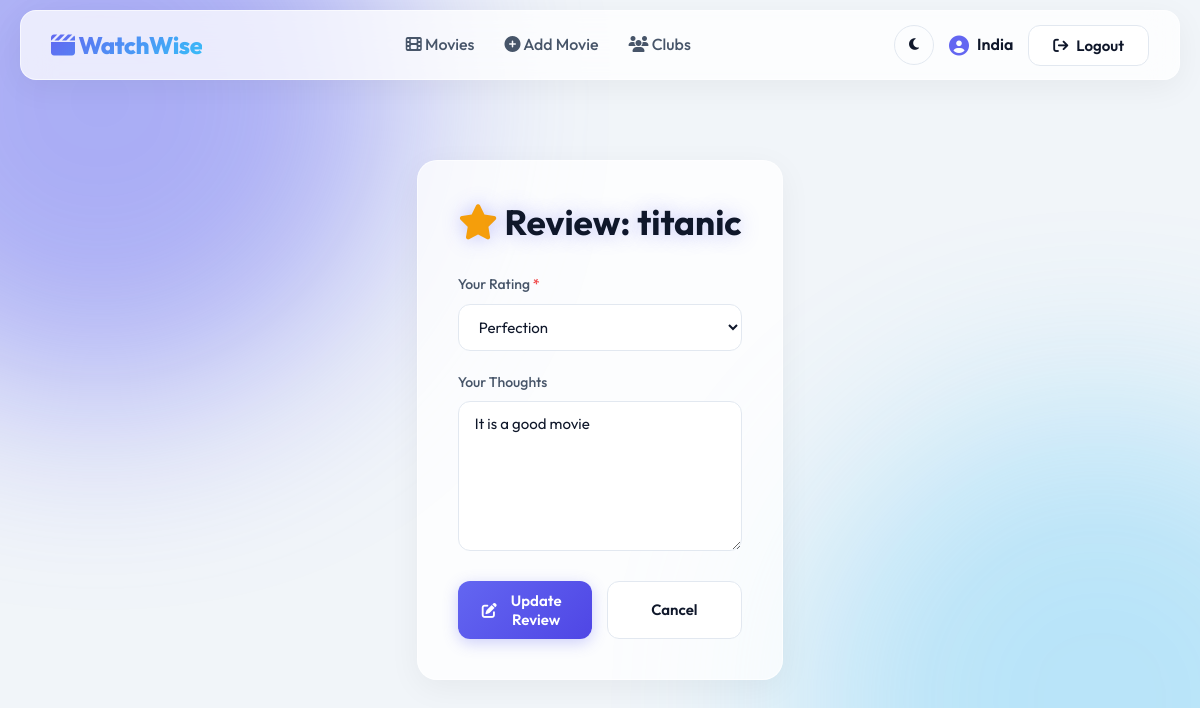
Screenshot of /reviews/movie/24/ (signed in) with the database file from the repository.
### movies/models.py (models this page shows, shortened)
class Movie(models.Model):
    title = models.CharField(max_length=255)
    overview = models.TextField()
    release_year = models.PositiveIntegerField()
    language = models.CharField(max_length=50)
    tmdb_id = models.PositiveIntegerField(unique=True, null=True, blank=True)
    genres = models.ManyToManyField(
        Genre,
        related_name="movies",
        blank=True
    )
    poster = models.URLField(
    blank=True,
    null=True
)
    duration_minutes = models.PositiveIntegerField(
        help_text="Duration in minutes",
        null=True,
        blank=True
    )
    created_by = models.ForeignKey(
        User,
        on_delete=models.SET_NULL,
        null=True,
        blank=True,
        related_name="movies"
    )
    created_at = models.DateTimeField(auto_now_add=True)
    class Meta:
        unique_together = ("title", "release_year")
        ordering = ["-created_at"]
        indexes = [
            models.Index(fields=["title"]),
            models.Index(fields=["release_year"]),
        ]

### reviews/models.py (models this page shows, shortened)
class Review(models.Model):
    SKIP = 1
    TIMEPASS = 2
    GO_FOR_IT = 3
    MUST_WATCH = 4
    PERFECTION = 5
    RATING_CHOICES = [
        (SKIP, "Skip"),
        (TIMEPASS, "Time Pass"),
        (GO_FOR_IT, "Go For It"),
        (MUST_WATCH, "Must Watch"),
        (PERFECTION, "Perfection"),
    ]
    user = models.ForeignKey(
        User,
        on_delete=models.CASCADE,
        related_name="reviews"
    )
    movie = models.ForeignKey(
        Movie,
        on_delete=models.CASCADE,
        related_name="reviews"
    )
    rating = models.PositiveSmallIntegerField(
        choices=RATING_CHOICES
    )
    review_text = models.TextField(blank=True)
    created_at = models.DateTimeField(auto_now_add=True)
    updated_at = models.DateTimeField(auto_now=True)
    class Meta:
        unique_together = ("user", "movie")
        ordering = ["-created_at"]

### reviews/views.py (the view, shortened to what this page needs)
# urls.py: path("movie/<int:movie_id>/", views.add_or_update_review, name="add_or_update"),
@login_required
def add_or_update_review(request, movie_id):
    movie = get_object_or_404(Movie, id=movie_id)
    review = Review.objects.filter(
        user=request.user,
        movie=movie
    ).first()
    context = {
        "movie": movie,
        "review": review,
        "rating_choices": Review.RATING_CHOICES,
    }
    return render(request, "reviews/review_form.html", context)

### templates/reviews/review_form.html (shortened to what this page needs)
{% extends "base.html" %}
{% block content %}
<div class="glass-panel animate-fade-in" style="max-width: 700px; margin: 50px auto; padding: 40px;">
  <div style="text-align: center; margin-bottom: 30px;">
    <h2 class="title-glow"><i class="fa-solid fa-star" style="color: #f59e0b;"></i> Review: {{ movie.title }}</h2>
  </div>
  <form method="post">
    <div class="input-group">
      <label for="rating">Your Rating <span style="color: var(--danger);">*</span></label>
      <select name="rating" id="rating" class="modern-input" required>
        {% for value, label in rating_choices %}
          <option value="{{ value }}"
            {% if review and review.rating == value %}selected{% endif %}>
            {{ label }}
          </option>
        {% endfor %}
      </select>
    </div>
    <div class="input-group">
      <label for="review_text">Your Thoughts</label>
      <textarea
        name="review_text"
        id="review_text"
        class="modern-input"
        placeholder="Share your thoughts about the movie..."
        style="min-height: 150px;"
      >{{ review.review_text|default_if_none:'' }}</textarea>
    </div>
    <div style="display: flex; gap: 15px; margin-top: 30px;">
      <button type="submit" class="btn btn-primary" style="flex: 1;">
        {% if review %}
          <i class="fa-solid fa-pen-to-square"></i> Update Review
        {% else %}
          <i class="fa-solid fa-paper-plane"></i> Submit Review
        {% endif %}
      </button>
      <a href="{% url 'movies:detail' movie.id %}" class="btn btn-secondary" style="flex: 1; text-align: center;">
        Cancel
      </a>
    </div>
  </form>
</div>
{% endblock %}

### templates/base.html (shortened to what this page needs)
{% load static %}
<!DOCTYPE html>
<html lang="en" data-theme="light">
<head>
  <link rel="stylesheet" href="https://cdnjs.cloudflare.com/ajax/libs/font-awesome/6.4.0/css/all.min.css">
  <link rel="stylesheet" href="{% static 'css/style.css' %}">
</head>
<body>
  <nav class="glass-nav">
    <a href="{% url 'movies:list' %}" style="text-decoration:none;">
      <span class="brand-name"><i class="fa-solid fa-clapperboard"></i> WatchWise</span>
    </a>
    <ul class="nav-links">
      <li><a href="{% url 'movies:list' %}"><i class="fa-solid fa-film"></i> Movies</a></li>
      {% if user.is_authenticated %}
        <li><a href="{% url 'movies:add_movie' %}"><i class="fa-solid fa-plus-circle"></i> Add Movie</a></li>
        <li><a href="{% url 'groups:list' %}"><i class="fa-solid fa-users"></i> Clubs</a></li>
      {% endif %}
    </ul>
    <div class="nav-right">
      <button class="theme-toggle" id="theme-toggle" aria-label="Toggle Dark Mode" title="Toggle Dark/Light Mode">
        <i class="fa-solid fa-moon"></i>
      </button>
      {% if user.is_authenticated %}
        <a href="{% url 'accounts:profile' %}" class="nav-user">
          <i class="fa-solid fa-circle-user fa-lg"></i> {{ user.username }}
        </a>
        <form action="{% url 'logout' %}" method="post" style="display:inline;">
          <button type="submit" class="btn btn-secondary"><i class="fa-solid fa-arrow-right-from-bracket"></i> Logout</button>
        </form>
      {% else %}
        <a href="{% url 'login' %}" class="btn btn-secondary">Login</a>
      {% endif %}
    </div>
  </nav>
  <main class="container animate-fade-in">
    {% block content %}
    {% endblock %}
  </main>
</body>
</html>

### static/css/style.css (style rules this page uses)
:root { --bg-primary: #f1f5f9; --bg-secondary: #ffffff; --text-primary: #0f172a; --text-secondary: #475569; --text-muted: #94a3b8; --accent: #6366f1; --accent-hover: #4f46e5; --danger: #ef4444; --success: #10b981; --border: #e2e8f0; --glass-bg: rgba(255, 255, 255, 0.75); --glass-border: rgba(255, 255, 255, 0.6); --glass-shadow: 0 8px 32px rgba(0, 0, 0, 0.05); }
* { margin: 0; padding: 0; box-sizing: border-box; }
body { font-family: 'Outfit', sans-serif; background-color: var(--bg-primary); color: var(--text-primary); line-height: 1.6; min-height: 100vh; display: flex; flex-direction: column; transition: background-color 0.3s ease, color 0.3s ease; overflow-x: hidden; }
body::before, body::after { content: ''; position: fixed; width: 600px; height: 600px; border-radius: 50%; filter: blur(100px); z-index: -1; opacity: 0.5; pointer-events: none; transition: opacity 0.5s ease; }
body::before { background: var(--accent); top: -200px; left: -200px; }
body::after { background: #38bdf8; bottom: -200px; right: -200px; opacity: 0.3; }
.glass-panel { background: var(--glass-bg); backdrop-filter: blur(16px); -webkit-backdrop-filter: blur(16px); border: 1px solid var(--glass-border); box-shadow: var(--glass-shadow); border-radius: 20px; padding: 30px; transition: transform 0.3s ease, box-shadow 0.3s ease, background 0.3s ease; }
.title-glow { text-shadow: 0 0 20px rgba(99, 102, 241, 0.4); }
.container { max-width: 1200px; margin: 0 auto; padding: 40px 20px; flex: 1; }
a { color: var(--accent); text-decoration: none; transition: color 0.2s; }
h1, h2, h3, h4, h5, h6 { font-weight: 700; line-height: 1.2; margin-bottom: 1rem; color: var(--text-primary); }
h2 { font-size: 2.2rem; }
.glass-nav { position: sticky; top: 10px; z-index: 1000; margin: 0 20px; border-radius: 16px; height: 70px; background: var(--glass-bg); backdrop-filter: blur(16px); -webkit-backdrop-filter: blur(16px); border: 1px solid var(--glass-border); box-shadow: var(--glass-shadow); display: flex; align-items: center; justify-content: space-between; padding: 0 30px; transition: background 0.3s, border 0.3s; }
.brand-name { font-size: 24px; font-weight: 800; background: linear-gradient(135deg, var(--accent), #38bdf8); -webkit-background-clip: text; background-clip: text; -webkit-text-fill-color: transparent; letter-spacing: -0.5px; }
.nav-links { list-style: none; display: flex; gap: 30px; align-items: center; margin: 0; padding: 0; }
.nav-links a { color: var(--text-secondary); font-weight: 500; position: relative; padding: 5px 0; }
.nav-links a::after { content: ""; position: absolute; left: 0; bottom: 0; width: 0%; height: 2px; background: linear-gradient(90deg, var(--accent), #38bdf8); transition: width 0.3s ease; }
.nav-right { display: flex; align-items: center; gap: 15px; }
.nav-user { font-weight: 600; color: var(--text-primary) !important; display: flex; align-items: center; gap: 8px; }
.nav-user i { color: var(--accent); }
.btn { display: inline-flex; align-items: center; justify-content: center; gap: 8px; padding: 10px 24px; border-radius: 12px; font-weight: 600; font-size: 15px; cursor: pointer; transition: all 0.3s cubic-bezier(0.4, 0, 0.2, 1); border: none; font-family: inherit; text-decoration: none; }
.btn-primary { background: linear-gradient(135deg, var(--accent), var(--accent-hover)); color: #ffffff !important; box-shadow: 0 4px 15px rgba(99, 102, 241, 0.3); }
.btn-secondary { background: var(--bg-secondary); color: var(--text-primary) !important; border: 1px solid var(--border); }
.theme-toggle { background: transparent; border: 1px solid var(--border); color: var(--text-primary); width: 40px; height: 40px; border-radius: 50%; display: flex; align-items: center; justify-content: center; cursor: pointer; transition: all 0.3s ease; }
.input-group { display: flex; flex-direction: column; gap: 8px; margin-bottom: 20px; }
.input-group label { font-weight: 500; font-size: 14px; color: var(--text-secondary); }
.modern-input, input[type="text"], input[type="password"], input[type="email"], input[type="number"], select, textarea { width: 100%; padding: 12px 16px; border-radius: 12px; border: 1px solid var(--border); background: var(--bg-secondary); color: var(--text-primary); font-size: 15px; font-family: inherit; transition: all 0.3s ease; outline: none; }
.animate-fade-in { animation: fadeIn 0.5s ease forwards; }

### rows the page displays
Movie: title "titanic"
Review: rating "Perfection", review_text "It is a good movie"

### other values shown
{{ user.username }} "India"
